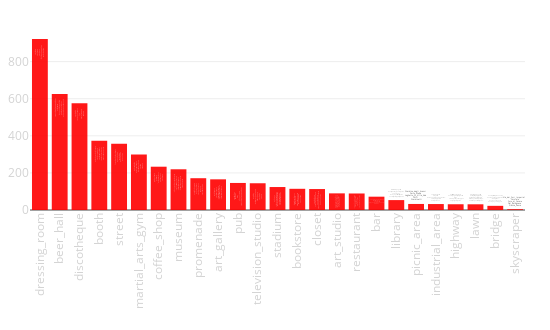

Write notebook code for a chart like this one.
### Code cell
tags_rate([x[0].split("/")[0] for x in scenes_result][N_SKIP:],
                        [x[1] for x in scenes_result][N_SKIP:])

### Figure 1 — Plotly figure (JSON) as saved in the notebook; plotly's stock layout.template omitted (floating-point values rounded to 4 significant figures)
{"data": [{"hoverinfo": "y+text", "marker": {"color": "red"}, "opacity": 0.9, "text": ["H_M_Via_Del_Corso <br>Via_Flaminia_448_B_Ch_c_S... <br>Zara_Roma <br>Giulio_Verne <br>Dior_Roma", "Queen_Makeda_Grand_Pub <br>The_Jerry_Thomas_Project... <br>Jerry_Thomas_Speakeasy <br>Morrisons_Pub <br>THE_DRUNKEN_SHIP_OFFICIAL", "NICE_Disco <br>BARRIO_LATINO <br>Zaz_ <br>Sublime_Le_Colonial <br>El_Cid_Roma", "Mondadori_Bookstore <br>Scuola_dello_Sport_CONI <br>Le_M_ridien_Visconti_Rome <br>Hotel_Cicerone_Roma <br>Holiday_Inn_Rome_Eur_Parc...", "Via_Condotti <br>Via_dei_Condotti <br>Via_Del_Corso_ <br>Via_dei_Condotti <br>Castel_Sant_Angelo_Rome_I...", "Palatorrino <br>Ials_Roma <br>DAF_Dance_Arts_Faculty <br>Palestre_Passion_Fitness <br>Virgin_Active_EUR", "ZUM_Roma <br>Caff_Tazza_dOro <br>Sant_Eustachio_Il_Caff_ <br>Roscioli_Caff_ <br>Antico_Caff_Greco", "Museo_Palatino <br>Museo_Hendrik_Christian_A... <br>Palazzo_Cipolla_Mostra_Ba... <br>Guerra_Capitalismo_e_Libe... <br>Museo_Nazionale_Romano_Pa...", "Via_dei_Fori_Imperiali <br>Ponte_Sisto <br>SantAngelo_Rome <br>Castel_SantAngelo <br>Giardino_degli_Aranci", "Palazzo_Cipolla_Mostra_Ba... <br>Guerra_Capitalismo_e_Libe... <br>Palazzo_Cipolla_Mostra_Ba... <br>Palazzo_Corsini_Rome <br>Palazzo_Cipolla", "THE_DRUNKEN_SHIP_OFFICIAL <br>Blume_Lounge <br>Sciam <br>Club_Derri_re <br>Fingers_Roma", "Radio2 <br>El_Cid_Roma <br>Radio_Kaos_Italy <br>DEAR_Studi_Televisivi_Nom... <br>City_Dream", "Stadio_Olimpico_Di_Roma <br>Stadio_Olimpico_Roma <br>Olimpic_Stadium_Rome_Asro... <br>Stadio_Olimpico_Curva_Nor... <br>Curva_Sud", "Altroquando <br>Biblioteca_Angelica <br>Mondadori_Bookstore <br>Goody_music <br>Teatro_Quirino_Vittorio_G...", "True_Love_Shop <br>Massyedany_Cheapandchic <br>Georges_donna <br>Roma_Vintage_Boutique <br>Georges_uomo", "Family_tattoo_shop <br>Ultimi_Romantici_Tattoo <br>Galleria_Lorcan_ONeill_Ro... <br>Palazzo_Cipolla_Mostra_Ba... <br>Caligula_Tattoo_Studio", "Alfredo_alla_Scrofa_Roma... <br>Alfredo_alla_Scrofa <br>Collegio <br>Ristorante_Il_Vero_Alfred... <br>Ristorante_Due_Ladroni", "The_Jerry_Thomas_Project... <br>Morrisons_Pub <br>Club_Derri_re <br>Jerry_Thomas_Speakeasy <br>ARGOT", "Biblioteca_Angelica <br>Keats_Shelley_House_Rome <br>La_Veranda <br>Red_La_Feltrinelli_Roma <br>Santa_Maria_sopra_Minerva", "Giardino_degli_Aranci <br>Parco_Meda <br>Laghetto_Di_Villa_Ada <br>CAIO <br>Giardinetti", "Temple_of_Vesta <br>Via_Sacra <br>Roman_Forum_and_Palantine... <br>Temple_of_Saturn <br>Foro_Romano", "Policlinico_Tor_Vergata <br>Ponte_Regina_Margherita <br>Ripa <br>Stadio_delle_Terme_di_Car... <br>Tor_Vergata_Roma", "Aranciera_di_San_Sisto <br>Parco_Villa_Chigi_Roma_ <br>Parco_Viale_Tor_Di_Quinto <br>Riserva_naturale_Valle_de... <br>Salesian_Pontifical_Unive...", "Ponte_Vittorio_Emanuele_I... <br>Ponte_Sant_Angelo_Roma <br>River_Tiber <br>Ponte_Sant_Angelo <br>Ponte_de_Santo_ngelo", "Via_dei_Fori_Imperiali <br>Corviale <br>Foro_di_Cesare <br>Dal_Bolognese <br>Piazza_Zama"], "type": "bar", "uid": "5e8a230a-2af7-11e9-8757-3c15c2cf2370", "x": ["dressing_room", "beer_hall", "discotheque", "booth", "street", "martial_arts_gym", "coffee_shop", "museum", "promenade", "art_gallery", "pub", "television_studio", "stadium", "bookstore", "closet", "art_studio", "restaurant", "bar", "library", "picnic_area", "industrial_area", "highway", "lawn", "bridge", "skyscraper"], "xaxis": "x", "y": [922.0, 625.0, 575.2, 373.1, 357.2, 299.9, 233.4, 219.6, 171.4, 165.4, 145.9, 144.3, 123.8, 114.3, 113.0, 89.74, 89.07, 71.8, 53.42, 32.56, 32.09, 31.02, 30.77, 22.41, 4.23], "yaxis": "y"}], "layout": {"height": 330, "margin": {"b": 120, "l": 30, "r": 25, "t": 30}, "showlegend": false, "width": 550, "xaxis": {"anchor": "y", "domain": [0, 1], "tickangle": -90, "tickfont": {"color": "lightgrey", "size": 11.5}}, "xaxis2": {"tickangle": -90, "tickfont": {"color": "lightgrey", "size": 11.5}}, "yaxis": {"anchor": "x", "domain": [0, 1], "tickfont": {"color": "lightgrey", "size": 11.5}}, "yaxis2": {"tickfont": {"color": "lightgrey", "size": 11.5}}}}
